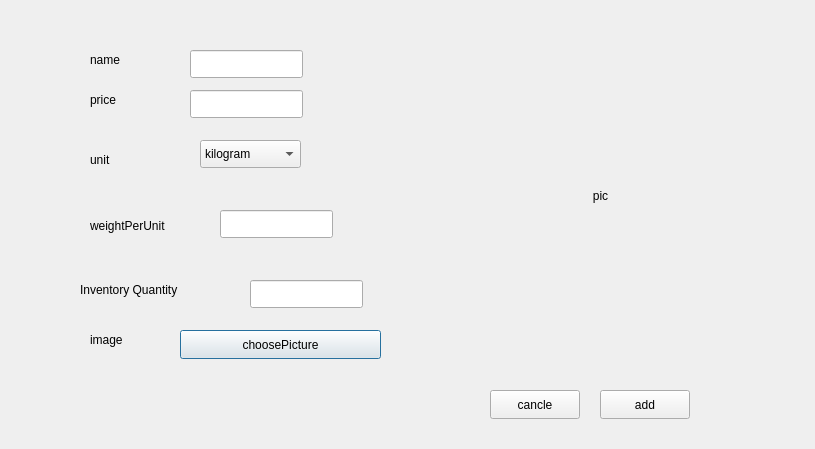
<?xml version="1.0" encoding="UTF-8"?>
<ui version="4.0">
 <class>AddIngredientDialog</class>
 <widget class="QDialog" name="AddIngredientDialog">
  <property name="geometry">
   <rect>
    <x>0</x>
    <y>0</y>
    <width>815</width>
    <height>449</height>
   </rect>
  </property>
  <property name="windowTitle">
   <string>Dialog</string>
  </property>
  <widget class="QLabel" name="label">
   <property name="geometry">
    <rect>
     <x>90</x>
     <y>50</y>
     <width>63</width>
     <height>20</height>
    </rect>
   </property>
   <property name="text">
    <string>name</string>
   </property>
  </widget>
  <widget class="QLabel" name="label_2">
   <property name="geometry">
    <rect>
     <x>90</x>
     <y>90</y>
     <width>63</width>
     <height>20</height>
    </rect>
   </property>
   <property name="text">
    <string>price</string>
   </property>
  </widget>
  <widget class="QLabel" name="label_3">
   <property name="geometry">
    <rect>
     <x>90</x>
     <y>150</y>
     <width>63</width>
     <height>20</height>
    </rect>
   </property>
   <property name="text">
    <string>unit</string>
   </property>
  </widget>
  <widget class="QLabel" name="label_4">
   <property name="geometry">
    <rect>
     <x>90</x>
     <y>210</y>
     <width>101</width>
     <height>31</height>
    </rect>
   </property>
   <property name="text">
    <string>weightPerUnit</string>
   </property>
  </widget>
  <widget class="QLabel" name="label_5">
   <property name="geometry">
    <rect>
     <x>80</x>
     <y>280</y>
     <width>191</width>
     <height>20</height>
    </rect>
   </property>
   <property name="text">
    <string>Inventory Quantity</string>
   </property>
  </widget>
  <widget class="QLabel" name="label_6">
   <property name="geometry">
    <rect>
     <x>90</x>
     <y>330</y>
     <width>63</width>
     <height>20</height>
    </rect>
   </property>
   <property name="text">
    <string>image</string>
   </property>
  </widget>
  <widget class="QLineEdit" name="lineEditName">
   <property name="geometry">
    <rect>
     <x>190</x>
     <y>50</y>
     <width>113</width>
     <height>28</height>
    </rect>
   </property>
  </widget>
  <widget class="QLineEdit" name="lineEditPrice">
   <property name="geometry">
    <rect>
     <x>190</x>
     <y>90</y>
     <width>113</width>
     <height>28</height>
    </rect>
   </property>
  </widget>
  <widget class="QLineEdit" name="lineEditweightPer">
   <property name="geometry">
    <rect>
     <x>220</x>
     <y>210</y>
     <width>113</width>
     <height>28</height>
    </rect>
   </property>
  </widget>
  <widget class="QLineEdit" name="lineEditInventoryWeight">
   <property name="geometry">
    <rect>
     <x>250</x>
     <y>280</y>
     <width>113</width>
     <height>28</height>
    </rect>
   </property>
  </widget>
  <widget class="QComboBox" name="comboBoxunit">
   <property name="geometry">
    <rect>
     <x>200</x>
     <y>140</y>
     <width>101</width>
     <height>28</height>
    </rect>
   </property>
   <item>
    <property name="text">
     <string>kilogram</string>
    </property>
   </item>
   <item>
    <property name="text">
     <string>gram</string>
    </property>
   </item>
   <item>
    <property name="text">
     <string>piece</string>
    </property>
   </item>
  </widget>
  <widget class="QPushButton" name="chooseImageBtn">
   <property name="geometry">
    <rect>
     <x>180</x>
     <y>330</y>
     <width>201</width>
     <height>29</height>
    </rect>
   </property>
   <property name="text">
    <string>choosePicture</string>
   </property>
  </widget>
  <widget class="QLabel" name="labelPicture">
   <property name="geometry">
    <rect>
     <x>430</x>
     <y>40</y>
     <width>341</width>
     <height>311</height>
    </rect>
   </property>
   <property name="text">
    <string>pic</string>
   </property>
   <property name="alignment">
    <set>Qt::AlignmentFlag::AlignCenter</set>
   </property>
  </widget>
  <widget class="QPushButton" name="pushButton">
   <property name="geometry">
    <rect>
     <x>600</x>
     <y>390</y>
     <width>90</width>
     <height>29</height>
    </rect>
   </property>
   <property name="text">
    <string>add</string>
   </property>
  </widget>
  <widget class="QPushButton" name="pushButton_2">
   <property name="geometry">
    <rect>
     <x>490</x>
     <y>390</y>
     <width>90</width>
     <height>29</height>
    </rect>
   </property>
   <property name="text">
    <string>cancle</string>
   </property>
  </widget>
 </widget>
 <resources/>
 <connections/>
</ui>
